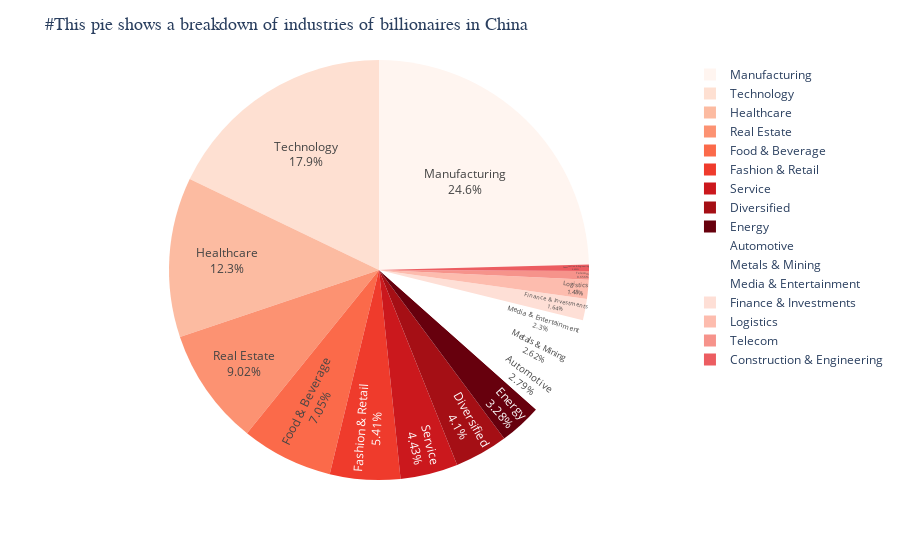

Source (notebook cell):
### Code cell
# This pie shows a breakdown of industries of billionaires in China
df1 = dfch['Industry'].value_counts().reset_index()

fig = px.pie(df1,
             values = 'Industry', names = 'index', 
             color_discrete_sequence = px.colors.sequential.Reds,
             labels = {"index":"Industry","Industry":"Count"})

fig.update_layout(title = '#This pie shows a breakdown of industries of billionaires in China',
                  title_font = dict(size = 18, family = 'Balto'))

fig.update_traces(textposition = 'inside', textinfo = 'percent+label')
fig.show()

### Figure 1 — Plotly figure (JSON) as saved in the notebook; plotly's stock layout.template omitted (floating-point values rounded to 4 significant figures)
{"data": [{"domain": {"x": [0, 1], "y": [0, 1]}, "hovertemplate": "Industry=%{label}<br>Count=%{value}<extra></extra>", "labels": ["Manufacturing", "Technology", "Healthcare", "Real Estate", "Food & Beverage", "Fashion & Retail", "Service", "Diversified", "Energy", "Automotive", "Metals & Mining", "Media & Entertainment", "Finance & Investments", "Logistics", "Telecom", "Construction & Engineering"], "legendgroup": "", "name": "", "showlegend": true, "textinfo": "percent+label", "textposition": "inside", "type": "pie", "values": [150, 109, 75, 55, 43, 33, 27, 25, 20, 17, 16, 14, 10, 9, 4, 3]}], "layout": {"legend": {"tracegroupgap": 0}, "margin": {"t": 60}, "piecolorway": ["rgb(255,245,240)", "rgb(254,224,210)", "rgb(252,187,161)", "rgb(252,146,114)", "rgb(251,106,74)", "rgb(239,59,44)", "rgb(203,24,29)", "rgb(165,15,21)", "rgb(103,0,13)"], "title": {"font": {"family": "Balto", "size": 18}, "text": "#This pie shows a breakdown of industries of billionaires in China"}}}
